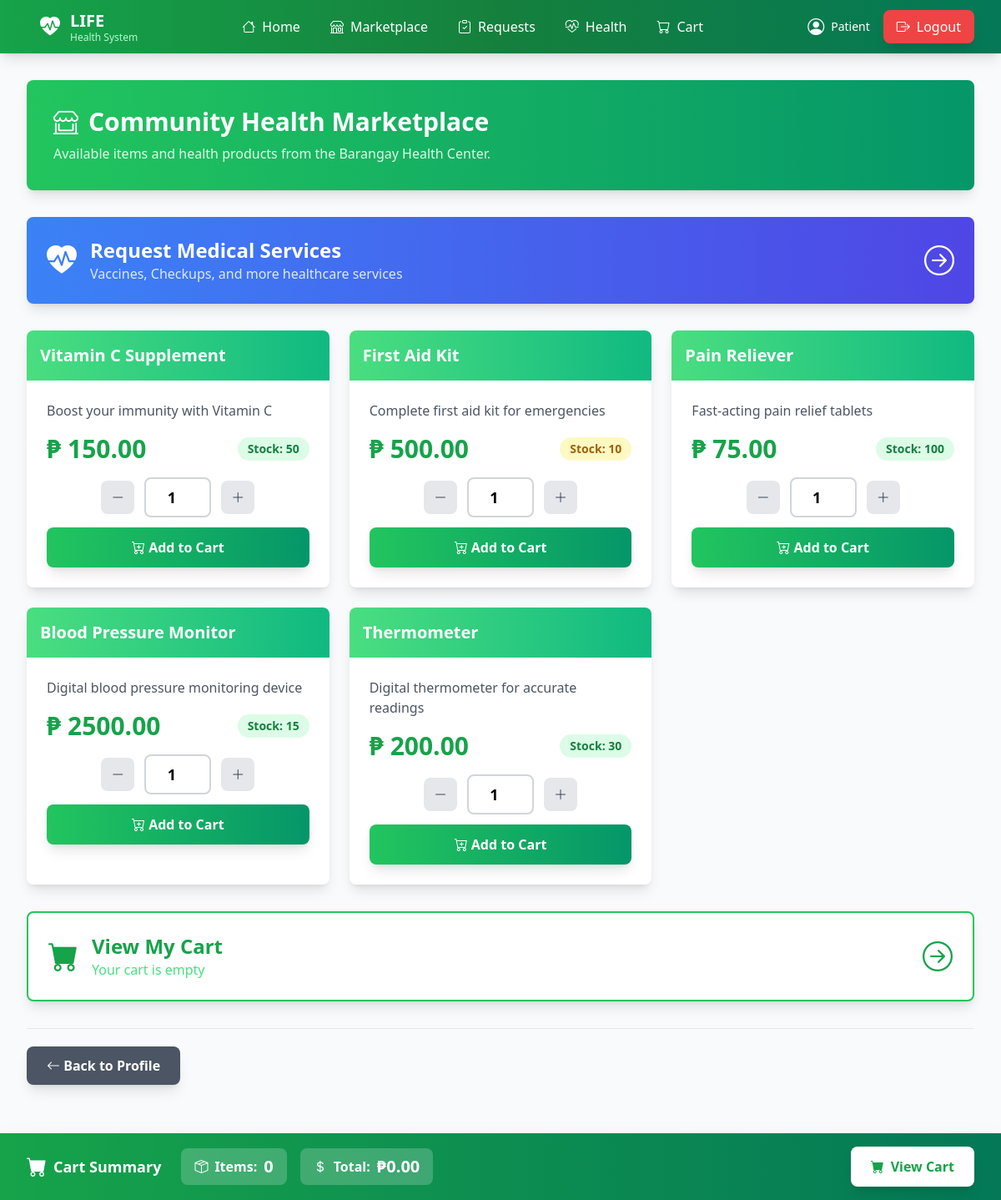
/patient_marketplace (signed in), run on an earlier commit of the app's database.
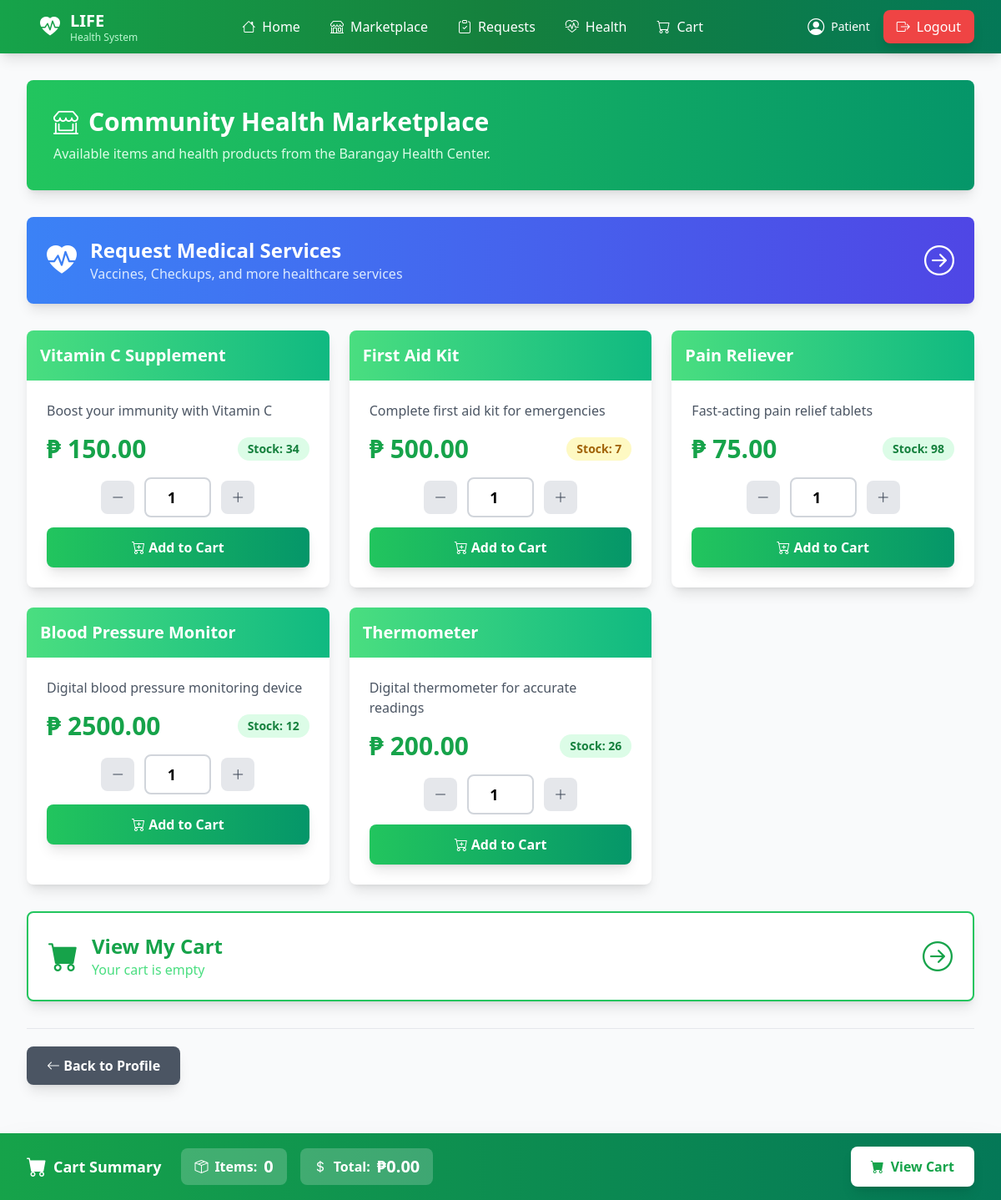
And on a later commit of the database.
### tables this page shows
CREATE TABLE marketplace_items (
            id INTEGER PRIMARY KEY AUTOINCREMENT,
            name TEXT NOT NULL,
            description TEXT,
            stock INTEGER NOT NULL,
            price REAL DEFAULT 0
        );

### app.py (the view)
@app.route("/patient_marketplace")
def patient_marketplace():
    if session.get("role") != 'patient':
        return redirect(url_for('patient_signin'))
    patient_id = session.get("user_id")
    db = get_db()
    c = db.cursor()
    items = c.execute("SELECT * FROM marketplace_items WHERE stock > 0").fetchall()
    cart_items = c.execute("""
        SELECT c.quantity, m.price
        FROM cart c
        JOIN marketplace_items m ON c.item_id = m.id
        WHERE c.patient_id = ?
    """, (patient_id,)).fetchall()
    cart_count = len(cart_items)
    cart_total_qty = sum(item["quantity"] for item in cart_items)
    cart_total_price = sum(item["quantity"] * item["price"] for item in cart_items)
    return render_template("patient_marketplace.html",
                         items=items,
                         cart_count=cart_count,
                         cart_total_qty=cart_total_qty,
                         cart_total_price=cart_total_price)

### app.py (called while the page is built)
def get_db():
    db = getattr(g, "_database", None)
    if db is None:
        if USE_MYSQL:
            conn = pymysql.connect(
                host=DB_HOST,
                port=DB_PORT,
                user=DB_USER,
                password=DB_PASSWORD,
                database=DB_NAME,
                cursorclass=pymysql.cursors.DictCursor,
                autocommit=False
            )
            db = g._database = DatabaseWrapper(conn, is_mysql=True)
        else:
            import sqlite3
            conn = sqlite3.connect(DATABASE)
            conn.row_factory = sqlite3.Row
            db = g._database = DatabaseWrapper(conn, is_mysql=False)
    return db

@app.teardown_appcontext
def close_connection(exception):
    db = getattr(g, "_database", None)
    if db is not None:
        db.close()

    def cursor(self):
        if self.is_mysql:
            return MySQLCursorWrapper(self.connection.cursor(), self.connection)
        else:
            return SQLiteCursorWrapper(self.connection)

    def close(self):
        self.connection.close()

    def execute(self, query, args=()):
        self.cursor = self.connection.execute(query, args)
        return self

### templates/patient_marketplace.html (shortened to what the changed rows need)
{% extends "layout.html" %}
{% block content %}
<div class="bg-gradient-to-r from-green-500 to-emerald-600 text-white p-8 rounded-lg shadow-lg mb-8 animate-slideDown">
    <h2 class="text-3xl font-bold flex items-center gap-3">
        <i class="bi bi-shop-window"></i>
        Community Health Marketplace
    </h2>
</div>
{% if items %}
<div class="grid md:grid-cols-2 lg:grid-cols-3 gap-6 mb-8">
    {% for item in items %}
    <div class="bg-white rounded-lg shadow-lg overflow-hidden card-hover animate-fadeIn">
        <div class="bg-gradient-to-r from-green-400 to-emerald-500 text-white p-4">
            <h5 class="text-xl font-bold">{{ item.name }}</h5>
        </div>
        <div class="p-6">
            <p class="text-gray-600 mb-4">{{ item.description or 'Health product' }}</p>
            <div class="flex justify-between items-center mb-4">
                <span class="text-3xl font-bold text-green-600">₱ {{ '%.2f' | format(item.price) }}</span>
                <span class="px-3 py-1 rounded-full text-sm font-semibold {% if item.stock > 10 %}bg-green-100 text-green-700{% elif item.stock > 0 %}bg-yellow-100 text-yellow-700{% else %}bg-red-100 text-red-700{% endif %}">
                    Stock: {{ item.stock }}
                </span>
            </div>
            {% if item.stock > 0 %}
                <div class="space-y-3">
                    <div class="flex items-center justify-center gap-3">
                        <button onclick="decrementQty('{{ item.id }}')" class="bg-gray-200 hover:bg-gray-300 text-gray-700 font-bold w-10 h-10 rounded-lg transition-all transform hover:scale-110">
                            <i class="bi bi-dash-lg"></i>
                        </button>
                        <input type="number" id="qty-{{ item.id }}" value="1" min="1" max="{{ item.stock }}"
                               class="w-20 text-center px-3 py-2 border-2 border-gray-300 rounded-lg font-bold text-lg"
                               onchange="validateQty('{{ item.id }}', {{ item.stock }})">
                        <button onclick="incrementQty('{{ item.id }}', {{ item.stock }})" class="bg-gray-200 hover:bg-gray-300 text-gray-700 font-bold w-10 h-10 rounded-lg transition-all transform hover:scale-110">
                            <i class="bi bi-plus-lg"></i>
                        </button>
                    </div>
                    <button onclick="addToCart('{{ item.id }}', '{{ item.name }}', {{ item.price }})" class="w-full bg-gradient-to-r from-green-500 to-emerald-600 text-white px-6 py-3 rounded-lg hover:from-green-600 hover:to-emerald-700 transition-all transform hover:scale-105 font-semibold shadow-lg">
                        <i class="bi bi-cart-plus"></i> Add to Cart
                    </button>
                </div>
            {% else %}
                <button class="w-full bg-gray-300 text-gray-600 px-6 py-2 rounded-lg cursor-not-allowed font-semibold" disabled>
                    <i class="bi bi-x-circle"></i> Out of Stock
                </button>
            {% endif %}
        </div>
    </div>
    {% endfor %}
</div>
{% endif %}
{% endblock %}

What changed in the data, as far as the page shows it:
changed marketplace_items "Vitamin C Supplement": stock "50" → "34"
changed marketplace_items "First Aid Kit": stock "10" → "7"
changed marketplace_items "Pain Reliever": stock "100" → "98"
changed marketplace_items "Blood Pressure Monitor": stock "15" → "12"
changed marketplace_items "Thermometer": stock "30" → "26"
